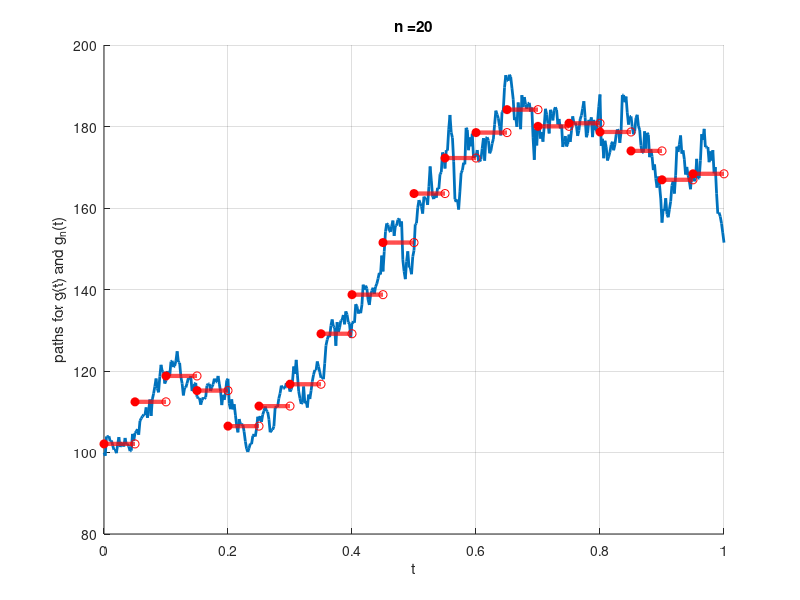

Write MATLAB code to recreate this figure.
function m_g_and_gn
clc;close all;

% Monte Carlo setting for generation of paths

randn('seed',43) 
S0        = 100;
NoOfPaths = 1;
NoOfSteps = 500;
r         = 0.05;
sigma     = 0.4;
T         = 1;
dt        = T/NoOfSteps;
X         = zeros(NoOfPaths,NoOfSteps);
X(:,1)    = log(S0);
Z         = randn([NoOfPaths,NoOfSteps]);

% Simulation of GBM process

for i=1:NoOfSteps
    if NoOfPaths>1
        Z(:,i)   = (Z(:,i)-mean(Z(:,i)))./std(Z(:,i));
    end
    X(:,i+1) = X(:,i) + (r-0.5*sigma^2)*dt + sigma* sqrt(dt)*Z(:,i);
end
S    = exp(X);
time = 0:dt:T;

% Number of intervals

m          = 20;
pathNumber = 1;

figure(1);hold on;
plot(time,S,'linewidth',2)
f = @(arg)interp1(time,S(pathNumber,:),arg);
for k = 1:m*T
    tGrid = linspace((k-1)/m, k/m, 100);
    g_m   = m * trapz(tGrid,f(tGrid));
    plot(tGrid,g_m.*ones(1,length(tGrid)),'-r','linewidth',3)
    plot(tGrid(1),g_m,'marker','o','MarkerFaceColor',[1 0 0 ],'Color',[1 0 0])
    plot(tGrid(end),g_m,'marker','o','Color',[1 0 0 ])
end
xlabel('t')
ylabel('paths for g(t) and g_n(t)')
title(strcat('n = ','',num2str(m)))
grid on
